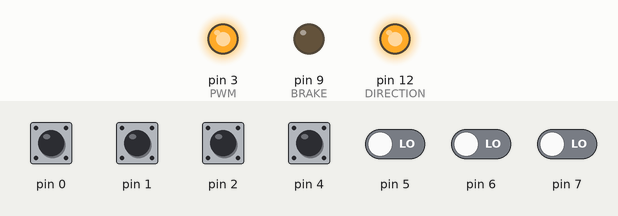
The sketch below on a simulated Arduino Uno, built with avr-gcc and run on an emulated ATmega328P. Shown: output pins drawn as LEDs (lit = HIGH). The test bench sets the inputs (shaded band); at power-on: pin 0–2, pin 4 HIGH, pin 5–7 LOW.

Above: at 0.8 s.
0.9 s: pin 1 pulled LOW for 0.15 s
At 1.2 s:
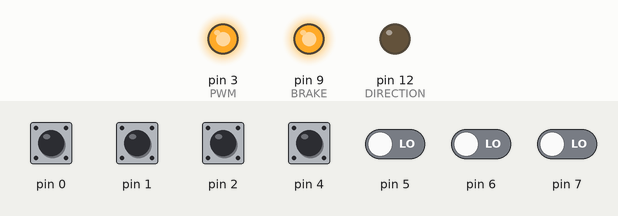
2.5 s: pin 4 pulled LOW for 0.15 s
At 3.6 s:
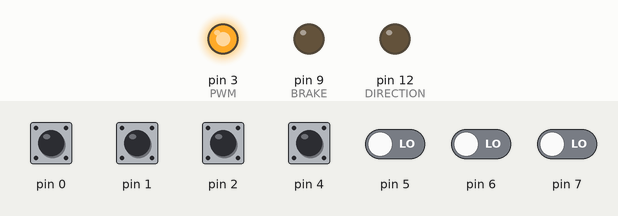
4.1 s: pin 0 pulled LOW for 0.15 s
At 4.8 s:
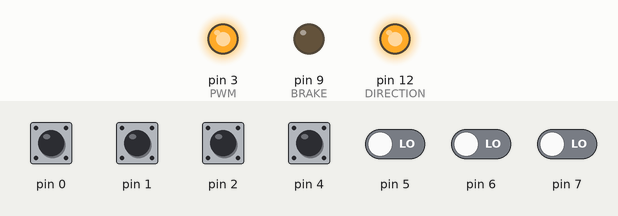
5.7 s: pin 2 pulled LOW for 0.15 s
At 6.0 s:
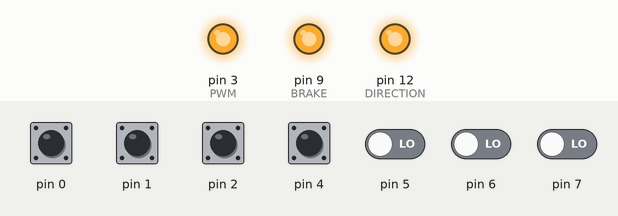
7.3 s: pin 0 pulled LOW for 1 s
At 8.4 s:
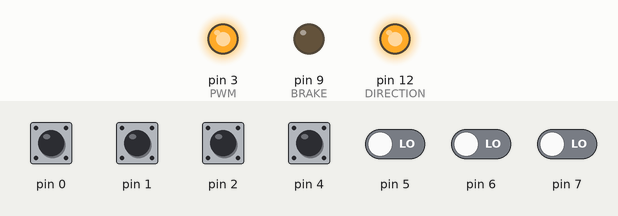
Timing chart, 0 to 10.3 s (numbered marks = the images above; inputs shaded):
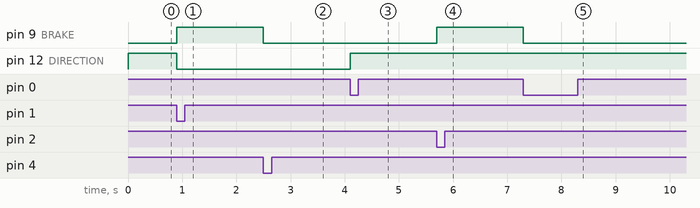

Measured:
- after the input at 0.9 s, pin 9 (BRAKE): LOW → HIGH at once; pin 12 (DIRECTION): HIGH → LOW at once
- after the input at 2.5 s, pin 9 (BRAKE): HIGH → LOW at once
- after the input at 4.1 s, pin 12 (DIRECTION): LOW → HIGH at once
- after the input at 5.7 s, pin 9 (BRAKE): LOW → HIGH at once
- after the input at 7.3 s, pin 9 (BRAKE): HIGH → LOW at once

The sketch:

elevator.ino
```cpp
#define DIRECTION 12
#define PWM 3
#define BRAKE 9

#define BALL_TOP 1 << PCINT16
#define ELEVATOR_BOTTOM 1 << PCINT17
#define ELEVATOR_TOP 1 << PCINT18
#define BALL_BOTTOM 1 << PCINT20

#define DOWN HIGH
#define UP LOW

volatile int brake_state = HIGH;
volatile int direction = UP;

void setup() {
  pinMode(DIRECTION, OUTPUT);
  pinMode(PWM, OUTPUT);
  pinMode(BRAKE, OUTPUT);

  pinMode(PCINT16, INPUT_PULLUP);
  pinMode(PCINT17, INPUT_PULLUP);
  pinMode(PCINT18, INPUT_PULLUP);
  pinMode(PCINT20, INPUT_PULLUP);

  while (digitalRead(PCINT17) == HIGH) {
    digitalWrite(PWM, HIGH);
    digitalWrite(BRAKE, LOW);
    digitalWrite(DIRECTION, DOWN);
  }

  PCICR |= (1 << PCIE2);
  PCMSK2 |= BALL_TOP | BALL_BOTTOM | ELEVATOR_TOP | ELEVATOR_BOTTOM;
}

void loop() {
  digitalWrite(PWM, HIGH);

  digitalWrite(BRAKE, brake_state);
  digitalWrite(DIRECTION, direction);
}

ISR (PCINT2_vect) {
  static bool top_elevator_previous = HIGH;
  static bool bottom_elevator_previous = LOW;

  static char pind_previous = 0x0;

  char pin_changed = PIND ^ pind_previous;
  pind_previous = PIND;

  switch (pin_changed) {
    case (BALL_TOP):
      brake_state = LOW;
      direction = DOWN;
      break;

    case BALL_BOTTOM:
      brake_state = LOW;
      direction = UP;
      break;

    case ELEVATOR_TOP:
      if (top_elevator_previous == HIGH)
        brake_state = HIGH;

      top_elevator_previous = !top_elevator_previous;
      break;

    case ELEVATOR_BOTTOM:
      if (bottom_elevator_previous == HIGH)
        brake_state = HIGH;

      bottom_elevator_previous = !bottom_elevator_previous;
      break;

    default:
      //error! an unexpected pin changed
      break;
  }
}
```
